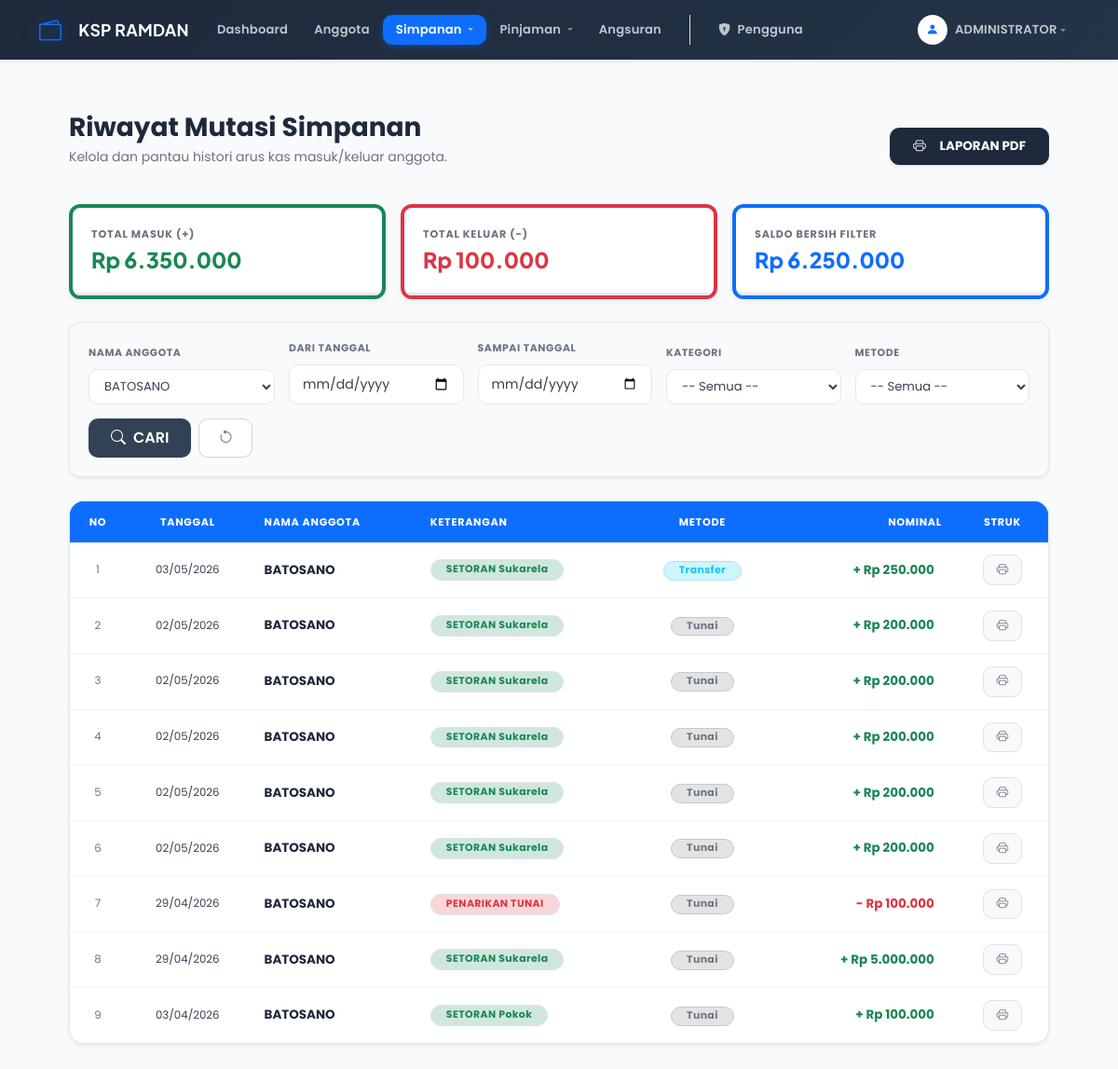
Page /riwayat_simpanan.php?id_anggota=1 (signed in) on the committed database.
### tables this page shows
CREATE TABLE `tb_simpanan_ramdan` (
  `id_simpanan` int(11) NOT NULL,
  `id_anggota` int(11) NOT NULL,
  `jenis_simpanan` enum('Pokok','Wajib','Sukarela') NOT NULL,
  `jumlah` decimal(15,2) NOT NULL,
  `metode_pembayaran` enum('Tunai','Transfer') DEFAULT 'Tunai',
  `tanggal` date NOT NULL
);

CREATE TABLE `tb_anggota_ramdan` (
  `id_anggota` int(11) NOT NULL,
  `nama` varchar(100) NOT NULL,
  `alamat` text DEFAULT NULL,
  `no_hp` varchar(20) DEFAULT NULL,
  `tanggal_daftar` date NOT NULL
);

### functions.php (called while the page is built, shortened)
<?php
function rupiah($angka) {
    return "Rp " . number_format($angka, 0, ',', '.');
}
?>

### riwayat_simpanan.php (the view, shortened to what this page needs)
<?php
include 'koneksi.php';
include 'header.php';
$role_user = $_SESSION['role'];
$id_anggota_filter = isset($_GET['id_anggota']) ? mysqli_real_escape_string($koneksi, $_GET['id_anggota']) : '';
$jenis_filter = isset($_GET['jenis_simpanan']) ? mysqli_real_escape_string($koneksi, $_GET['jenis_simpanan']) : '';
$metode_filter = isset($_GET['metode']) ? mysqli_real_escape_string($koneksi, $_GET['metode']) : '';
$tgl_awal = isset($_GET['tgl_awal']) ? mysqli_real_escape_string($koneksi, $_GET['tgl_awal']) : '';
$tgl_akhir = isset($_GET['tgl_akhir']) ? mysqli_real_escape_string($koneksi, $_GET['tgl_akhir']) : '';
$sql = "SELECT s.*, a.nama FROM tb_simpanan_ramdan s
        JOIN tb_anggota_ramdan a ON s.id_anggota = a.id_anggota
        WHERE 1=1";
if ($id_anggota_filter != '') $sql .= " AND s.id_anggota = '$id_anggota_filter'";
$sql .= " ORDER BY s.tanggal DESC, s.id_simpanan DESC";
$query = mysqli_query($koneksi, $sql);
$total_masuk = 0;
$total_keluar = 0;
$q_stat = mysqli_query($koneksi, $sql);
while($st = mysqli_fetch_assoc($q_stat)){
    if($st['jumlah'] > 0) $total_masuk += $st['jumlah'];
    else $total_keluar += abs($st['jumlah']);
}
$saldo_akhir = $total_masuk - $total_keluar;
$params_cetak = http_build_query([
    'id_anggota' => $id_anggota_filter,
    'jenis_simpanan' => $jenis_filter,
    'metode' => $metode_filter,
    'tgl_awal' => $tgl_awal,
    'tgl_akhir' => $tgl_akhir
]);
?>
<div class="content">
    <div class="d-flex justify-content-between align-items-center mb-4">
        <div>
            <h3 class="fw-bold text-dark mb-1">Riwayat Mutasi Simpanan</h3>
            <p class="text-muted small">
                <?php
                if($tgl_awal != '' && $tgl_akhir != '') echo "Periode: <b>".date('d/m/Y', strtotime($tgl_awal))."</b> s/d <b>".date('d/m/Y', strtotime($tgl_akhir))."</b>";
                else echo "Kelola dan pantau histori arus kas masuk/keluar anggota.";
                ?>
            </p>
        </div>
        <a href="cetak_simpanan.php?<?php echo $params_cetak; ?>" target="_blank" class="btn btn-dark fw-bold rounded-pill px-4 shadow-sm">
            <i class="bi bi-printer me-2"></i> LAPORAN PDF
        </a>
    </div>
    <div class="row g-3 mb-4">
        <div class="col-md-4">
            <div class="stat-card border-start border-4 border-success">
                <div class="stat-label">Total Masuk (+)</div>
                <div class="stat-value text-success"><?php echo rupiah($total_masuk); ?></div>
            </div>
        </div>
        <div class="col-md-4">
            <div class="stat-card border-start border-4 border-danger">
                <div class="stat-label">Total Keluar (-)</div>
                <div class="stat-value text-danger"><?php echo rupiah($total_keluar); ?></div>
            </div>
        </div>
        <div class="col-md-4">
            <div class="stat-card border-start border-4 border-primary">
                <div class="stat-label">Saldo Bersih Filter</div>
                <div class="stat-value text-primary"><?php echo rupiah($saldo_akhir); ?></div>
            </div>
        </div>
    </div>
    <div class="f-section shadow-sm">
        <form method="GET">
            <div class="f-container">
                <?php if ($role_user != 'Anggota'): ?>
                <div class="f-item" style="min-width: 200px;">
                    <span class="f-label">Nama Anggota</span>
                    <select name="id_anggota" class="f-control">
                        <?php
                        $q_opt = mysqli_query($koneksi, "SELECT * FROM tb_anggota_ramdan ORDER BY nama ASC");
                        while($d_opt = mysqli_fetch_assoc($q_opt)) {
                            $sel = ($id_anggota_filter == $d_opt['id_anggota']) ? 'selected' : '';
                            echo "<option value='".$d_opt['id_anggota']."' $sel>".strtoupper($d_opt['nama'])."</option>";
                        }
                        ?>
                    </select>
                </div>
                <?php endif; ?>
                <div class="f-item">
                    <span class="f-label">Dari Tanggal</span>
                    <input type="date" name="tgl_awal" class="f-control" value="<?php echo $tgl_awal; ?>">
                </div>
                <div class="f-item">
                    <span class="f-label">Sampai Tanggal</span>
                    <input type="date" name="tgl_akhir" class="f-control" value="<?php echo $tgl_akhir; ?>">
                </div>
                <div class="f-item">
                    <span class="f-label">Kategori</span>
                    <select name="jenis_simpanan" class="f-control">
                        <option value="">-- Semua --</option>
                    </select>
                </div>
                <div class="f-item">
                    <span class="f-label">Metode</span>
                    <select name="metode" class="f-control">
                        <option value="">-- Semua --</option>
                    </select>
                </div>
                <div class="d-flex gap-2">
                    <button type="submit" class="btn-f btn-f-primary px-4">
                        <i class="bi bi-search me-2"></i>CARI
                    </button>
                    <a href="riwayat_simpanan.php" class="btn-f btn-f-light d-flex align-items-center" title="Reset Filter">
                        <i class="bi bi-arrow-counterclockwise"></i>
                    </a>
                </div>
            </div>
        </form>
    </div>
    <div class="card shadow-sm border-0 rounded-4 overflow-hidden">
        <div class="table-responsive">
            <table class="table table-hover align-middle mb-0">
                <thead class="table-ksp-head">
                    <tr>
                        <th class="text-center" width="60">NO</th>
                        <th class="text-center">TANGGAL</th>
                        <th>NAMA ANGGOTA</th>
                        <th>KETERANGAN</th>
                        <th class="text-center">METODE</th>
                        <th class="text-end px-4">NOMINAL</th>
                        <th class="text-center">STRUK</th>
                    </tr>
                </thead>
                <tbody>
                    <?php
                    $no = 1;
                    while ($row = mysqli_fetch_assoc($query)):
                        $is_plus = $row['jumlah'] > 0;
                    ?>
                    <tr>
                        <td class="text-center text-muted small"><?php echo $no++; ?></td>
                        <td class="text-center small"><?php echo date('d/m/Y', strtotime($row['tanggal'])); ?></td>
                        <td class="fw-bold text-dark"><?php echo strtoupper($row['nama']); ?></td>
                        <td>
                            <span class="badge <?php echo $is_plus ? 'bg-success-subtle text-success' : 'bg-danger-subtle text-danger'; ?> rounded-pill border px-3">
                                <?php echo $is_plus ? 'SETORAN '.$row['jenis_simpanan'] : 'PENARIKAN TUNAI'; ?>
                            </span>
                        </td>
                        <td class="text-center">
                            <?php if($row['metode_pembayaran'] == 'Transfer'): ?>
                                <span class="badge bg-info-subtle text-info border border-info-subtle px-3 py-1 rounded-pill small">Transfer</span>
                            <?php else: ?>
                                <span class="badge bg-secondary-subtle text-secondary border border-secondary-subtle px-3 py-1 rounded-pill small">Tunai</span>
                            <?php endif; ?>
                        </td>
                        <td class="text-end px-4 fw-bold <?php echo $is_plus ? 'text-success' : 'text-danger'; ?>">
                            <?php echo ($is_plus ? '+' : '-') . ' ' . rupiah(abs($row['jumlah'])); ?>
                        </td>
                        <td class="text-center">
                            <a href="cetak_struk_simpanan.php?id=<?php echo $row['id_simpanan']; ?>" target="_blank" class="btn btn-sm btn-light border" title="Cetak Struk">
                                <i class="bi bi-printer text-muted"></i>
                            </a>
                        </td>
                    </tr>
                    <?php endwhile; ?>
                </tbody>
            </table>
        </div>
    </div>
</div>
<?php include 'footer.php'; ?>

### header.php (style rules this page uses)
body { font-family: 'Poppins', sans-serif; background-color: #f8fafc; }

### riwayat_simpanan.php (style rules this page uses)
:root { --ksp-slate: #334155; --ksp-blue: #0d6efd; --ksp-border: #e2e8f0; }
.stat-card { background: white; border: 1px solid var(--ksp-border); border-radius: 12px; padding: 20px; box-shadow: 0 4px 6px -1px rgba(0, 0, 0, 0.05); }
.stat-label { font-size: 10px; font-weight: 800; color: #64748b; text-transform: uppercase; letter-spacing: 1px; margin-bottom: 5px; }
.stat-value { font-size: 1.4rem; font-weight: 800; }
.f-section { background: #f8fafc; border: 1px solid var(--ksp-border); border-radius: 12px; padding: 20px; margin-bottom: 25px; }
.f-container { display: flex; flex-wrap: wrap; gap: 15px; align-items: flex-end; }
.f-item { flex: 1; min-width: 140px; }
.f-label { font-size: 11px; font-weight: 700; color: #475569; margin-bottom: 8px; display: block; text-transform: uppercase; }
.f-control { display: block; width: 100%; height: 42px; padding: 5px 12px; border: 1px solid #cbd5e1; border-radius: 10px; font-size: 13px; background-color: #fff; }
.btn-f { height: 42px; padding: 0 20px; font-weight: 600; border-radius: 10px; border: none; cursor: pointer; transition: 0.2s; }
.btn-f-primary { background: var(--ksp-slate); color: white; }
.btn-f-light { background: white; border: 1px solid #cbd5e1; color: #64748b; }
.table-ksp-head { background: var(--ksp-blue) !important; color: white !important; }
.table-ksp-head th { font-size: 12px; text-transform: uppercase; border: none !important; padding: 15px !important; }

### rows in the picture
tb_simpanan_ramdan: tanggal "03/05/2026", id_anggota.nama "BATOSANO", jenis_simpanan "Sukarela", metode_pembayaran "Transfer", jumlah "Rp 250.000"
tb_simpanan_ramdan: tanggal "02/05/2026", id_anggota.nama "BATOSANO", jenis_simpanan "Sukarela", metode_pembayaran "Tunai", jumlah "Rp 200.000"
tb_simpanan_ramdan: tanggal "02/05/2026", id_anggota.nama "BATOSANO", jenis_simpanan "Sukarela", metode_pembayaran "Tunai", jumlah "Rp 200.000"
tb_simpanan_ramdan: tanggal "02/05/2026", id_anggota.nama "BATOSANO", jenis_simpanan "Sukarela", metode_pembayaran "Tunai", jumlah "Rp 200.000"
tb_simpanan_ramdan: tanggal "02/05/2026", id_anggota.nama "BATOSANO", jenis_simpanan "Sukarela", metode_pembayaran "Tunai", jumlah "Rp 200.000"
tb_simpanan_ramdan: tanggal "02/05/2026", id_anggota.nama "BATOSANO", jenis_simpanan "Sukarela", metode_pembayaran "Tunai", jumlah "Rp 200.000"
tb_simpanan_ramdan: tanggal "29/04/2026", id_anggota.nama "BATOSANO", shows "PENARIKAN TUNAI", metode_pembayaran "Tunai", jumlah "Rp 100.000"
tb_simpanan_ramdan: tanggal "29/04/2026", id_anggota.nama "BATOSANO", jenis_simpanan "Sukarela", metode_pembayaran "Tunai", jumlah "Rp 5.000.000"
tb_simpanan_ramdan: tanggal "03/04/2026", id_anggota.nama "BATOSANO", jenis_simpanan "Pokok", metode_pembayaran "Tunai", jumlah "Rp 100.000"

### other values in the picture
$nama_user "ADMINISTRATOR"
rupiah($total_masuk) "Rp 6.350.000"
rupiah($total_keluar) "Rp 100.000"
rupiah($saldo_akhir) "Rp 6.250.000"
form field id_anggota "BATOSANO"
